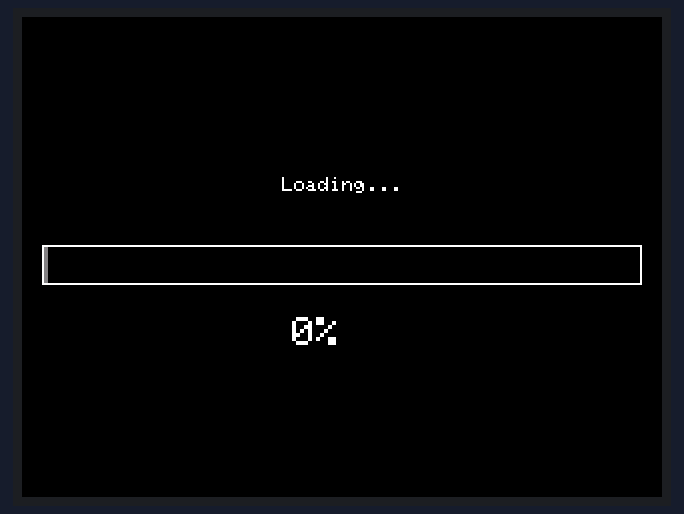
This sketch was run on a simulated Arduino Uno, built with avr-gcc and run on an emulated ATmega328P. Parts: 320×240 colour display.

Above: at 0.3 s.
At 1.2 s:
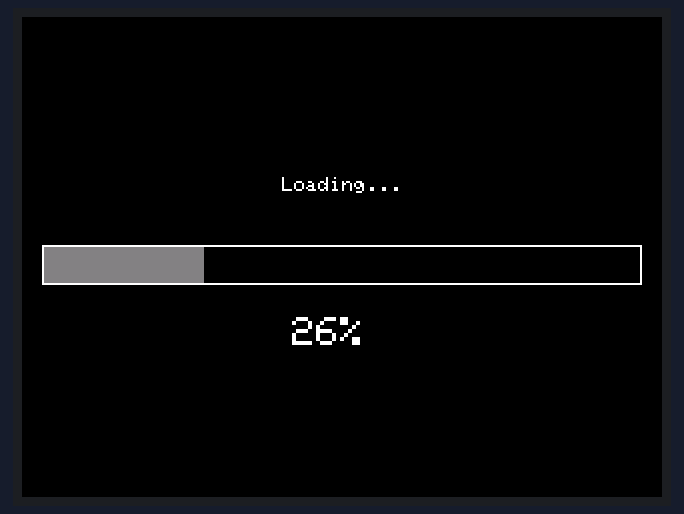
At 2.1 s:
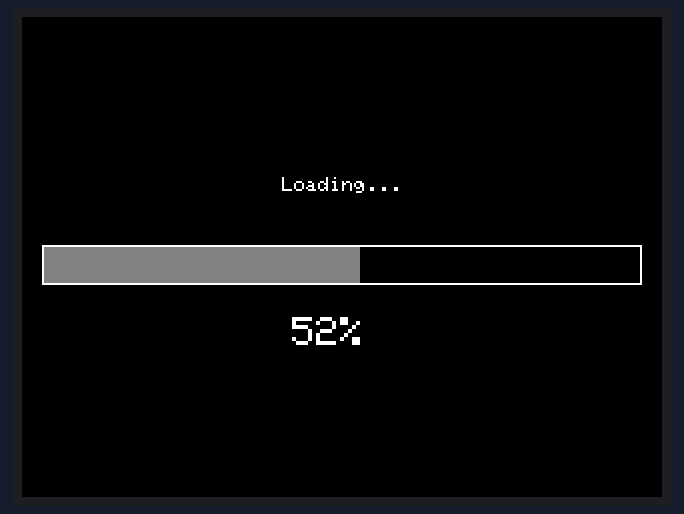
At 2.7 s:
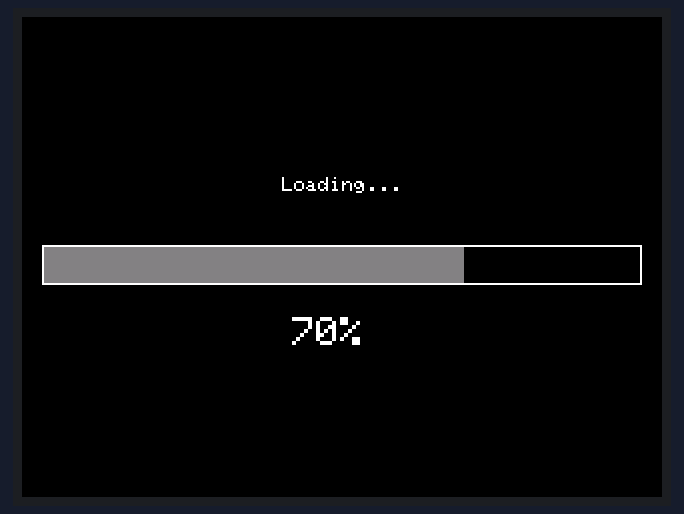
At 3.3 s:
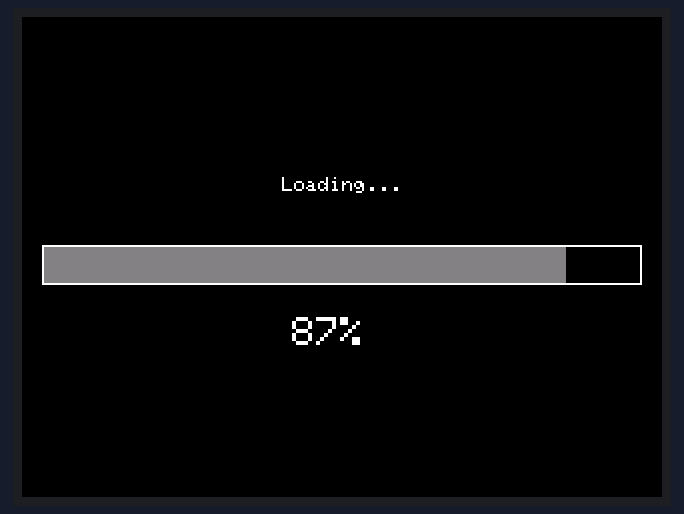
At 3.8 s:
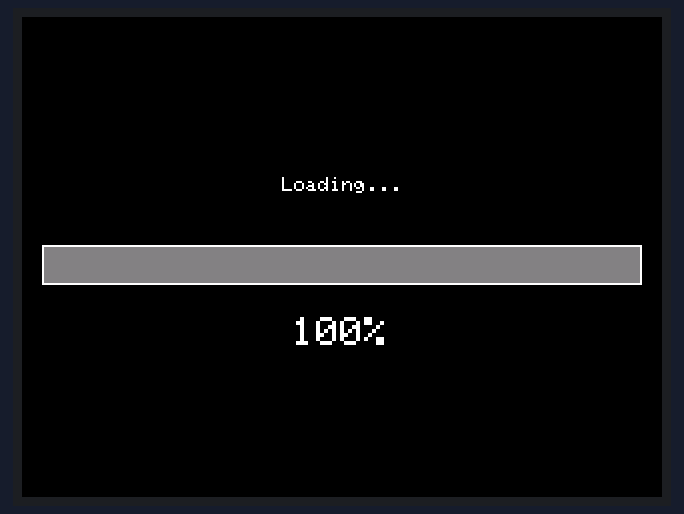

The sketch:

loadingProcessTFT.ino
```cpp
#include <Adafruit_GFX.h>
#include <Adafruit_TFTLCD.h>
#define	BLACK   0x0000
#define	BLUE    0x001F
#define	RED     0xF800
#define	GREEN   0x07E0
#define CYAN    0x07FF
#define MAGENTA 0xF81F
#define YELLOW  0xFFE0
#define WHITE   0xFFFF
#define GREY    0x8410

#define Y 104

Adafruit_TFTLCD tft;

void setup(void) {
  Serial.begin(9600);
  tft.begin(0x9341);//type here your driver id
  tft.setRotation(1);
  tft.fillScreen(BLACK);
  tft.setCursor(130, 80);
  tft.setTextColor(WHITE); tft.setTextSize(1);
  tft.print("Loading...");
  tft.drawRect(10, 10 + Y, 300, 20, WHITE);
  for (int i = 0; i < 298; i++) {
    tft.fillRect(135,150,34,14,BLACK);
    tft.drawRect(12, 11 + Y, i, 18, GREY);
    tft.setCursor(135, 150);
    tft.setTextSize(2);
    tft.print(map(i,0,297,0,100));
    tft.print("%");
    delay(10);
  }
}

void loop(void) {
}
```
